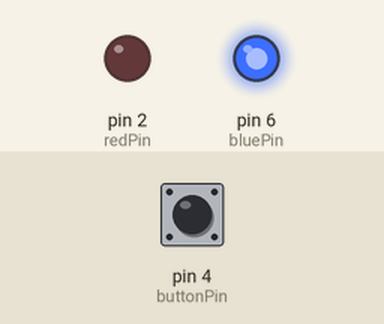
A sketch run on a simulated Arduino Uno, built with avr-gcc and run on an emulated ATmega328P. Parts: output pins drawn as LEDs (lit = HIGH). The inputs (shaded band) are chosen by the test bench; at power-on: pin 4 (buttonPin) HIGH.

Above: at 2.8 s.
2.9 s: pin 4 (buttonPin) pulled LOW for 1.2 s
At 3.8 s:
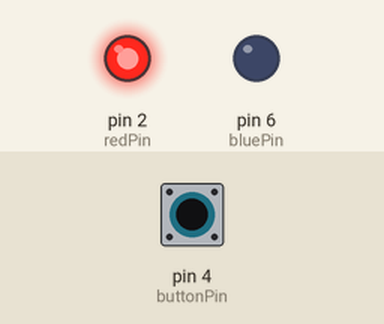
5.6 s: pin 4 (buttonPin) pulled LOW for 3.2 s
At 9.6 s:
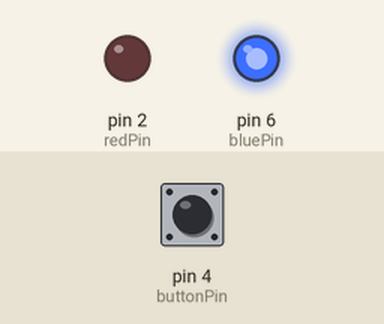
Timing chart, 0 to 11.1 s (numbered marks = the images above; inputs shaded):
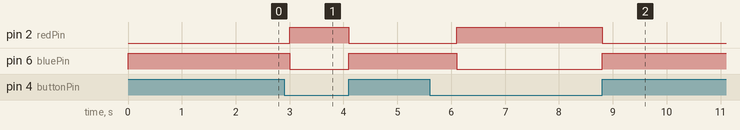

The sketch:

BUCLE_FOR.ino
```cpp
int switchState = 0;

//variables globales
const int redPin = 2;
const int bluePin = 6;
const int buttonPin = 4;

void setup() {
  // put your setup code here, to run once:
//Iniciando leds
pinMode(redPin, OUTPUT);
pinMode(bluePin, OUTPUT);
//Ininiando botón
pinMode(buttonPin, INPUT);

}

void loop() {
  //leer el estado del botón
  switchState = digitalRead(buttonPin);
  // esto es un comentario
  if (switchState == LOW){
  //el botón no esta pulsadeo
digitalWrite(redPin,HIGH); //se enciende el rojo
digitalWrite(bluePin,LOW); //se apaga el azul
}
else {
  //elsa let it go
  //pulsamos el botón
  //el botón esta pulsado
digitalWrite(redPin,LOW); //se enciende el rojo
digitalWrite(bluePin,HIGH); //se apaga el azul
delay(1000);

}
}
```

Measured:
- after the input at 2.9 s, pin 2 (redPin): LOW → HIGH after 0.10 s, → LOW 1.1 s later; pin 6 (bluePin): HIGH → LOW after 0.10 s, → HIGH 1.1 s later
- after the input at 5.6 s, pin 2 (redPin): LOW → HIGH after 0.50 s, → LOW 2.7 s later; pin 6 (bluePin): HIGH → LOW after 0.50 s, → HIGH 2.7 s later
